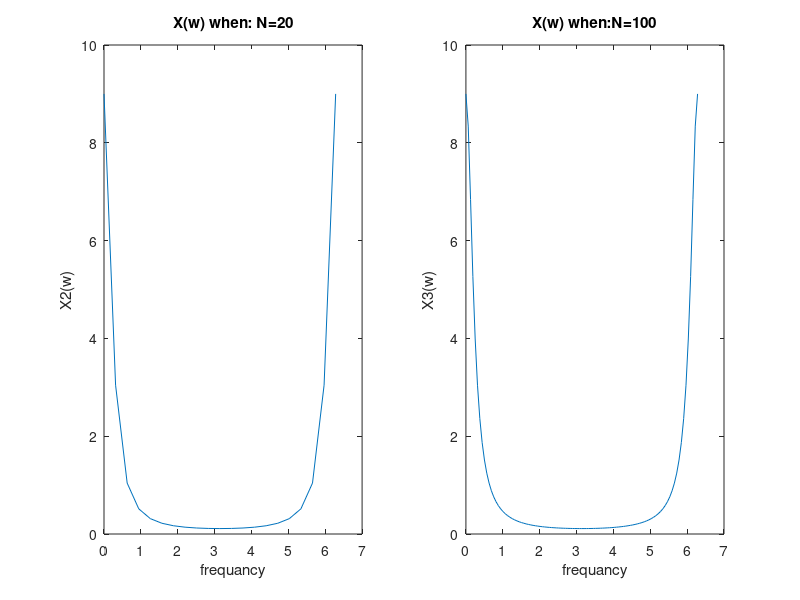
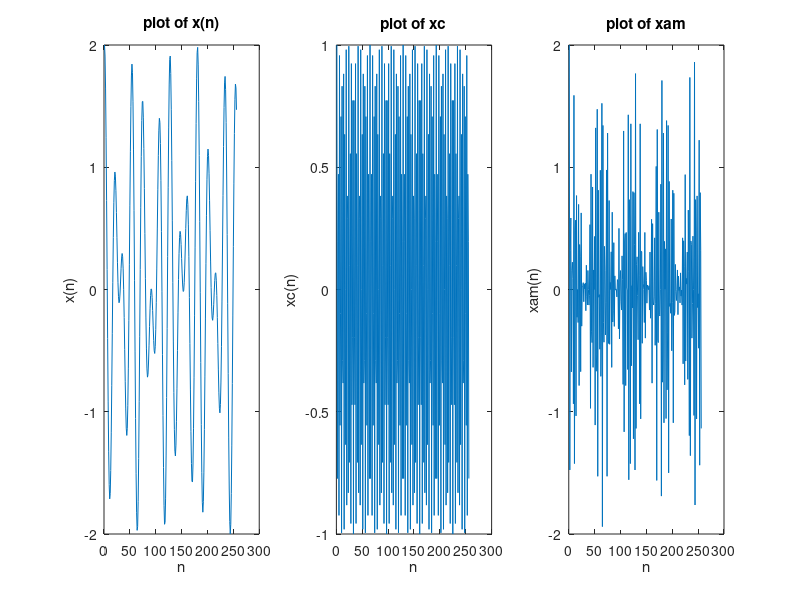
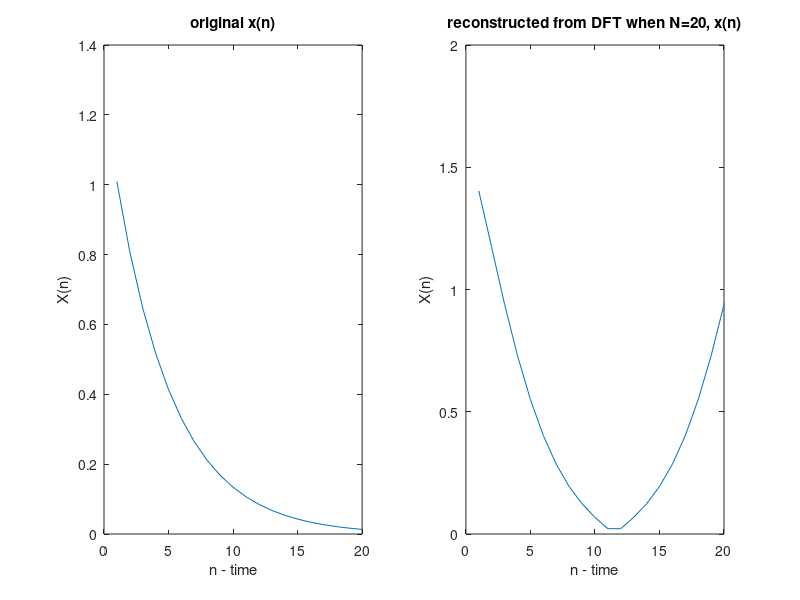
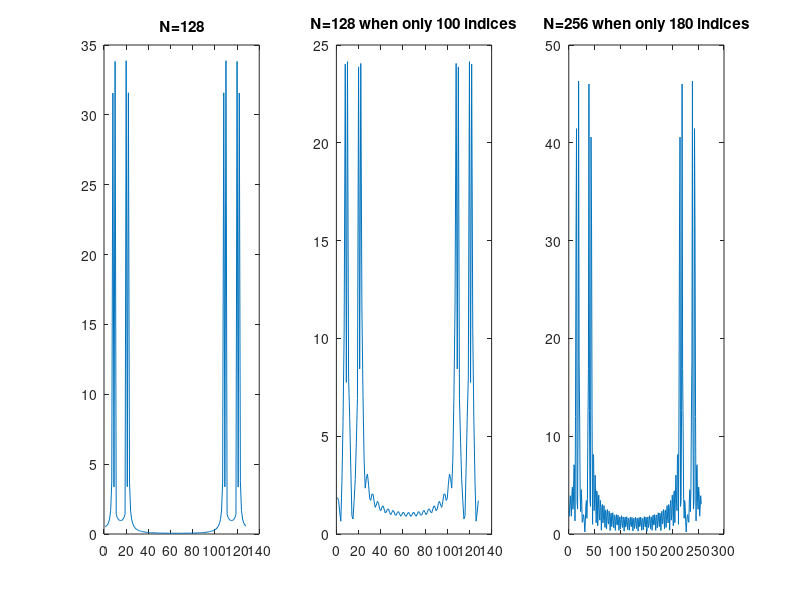

MATLAB code for these plots, in order: (Note: this script raises an error after producing the figures.)
%1.a
a=0.8;
w=0:0.01:2*pi;
X=(1-a^2)./(1-2*a.*cos(w)+a^2);
plot (w,X);
xlabel("w");
ylabel("X(w)");

%%
%1.b+c
N=20;
w=0:2*pi/N:2*pi;
X2=(1-a^2)./(1-2*a.*cos(w)+a^2);
subplot (1,2,1);
plot(w,X2);
xlabel('frequancy');
ylabel('X2(w)');
title("X(w) when: N=20");

subplot (1,2,2);
N=100;
w=0:2*pi/N:2*pi;
X3=(1-a^2)./(1-2*a.*cos(w)+a^2);
plot(w,X3);
xlabel('frequancy');
ylabel('X3(w)');
title("X(w) when:N=100");
%%
%1.e.
origin=abs(ifft(X));
n20=abs(ifft(X2));
figure(15);
subplot(1,2,1);
plot(origin);
title('original x(n)');
xlabel('n - time');
ylabel("X(n)");
xlim([0 20]);
subplot(1,2,2);
plot (n20);
xlim([0 20]);
title('reconstructed from DFT when N=20, x(n)');
xlabel('n - time');
ylabel("X(n)");
%%
%2.a
f1=1/18;
f2=5/128;
fc=50/128;
n=0:1:255;
xn=cos(2*pi*f1*n)+cos(2*pi*f2*n);
xc=cos(2*pi*fc*n);
xam=xn.*xc;
figure(2);
subplot (1,3,1);
plot(xn);
xlabel("n");
ylabel("x(n)");
title("plot of x(n)");
subplot (1,3,2);
plot(xc);
xlabel("n");
ylabel("xc(n)");
title("plot of xc");
subplot (1,3,3);
plot(xam);
xlabel("n");
ylabel("xam(n)");
title("plot of xam");
%%
%2.b+c+d
figure(21);
subplot(1,3,1);
Xam=fft(xam,128);
plot(fftshift(abs(Xam)));
title("N=128");
subplot(1,3,2);
n=0:1:99;
xn=cos(2*pi*f1*n)+cos(2*pi*f2*n);
xc=cos(2*pi*fc*n);
xam=xn.*xc;
Xam=fft(xam,128);
plot(fftshift(abs(Xam)));
title("N=128 when only 100 indices");
subplot(1,3,3);
n=0:1:179;
xn=cos(2*pi*f1*n)+cos(2*pi*f2*n);
xc=cos(2*pi*fc*n);
xam=xn.*xc;
Xam=fft(xam,256);
plot(fftshift(abs(Xam)));
title("N=256 when only 180 indices");
%%
%3
figure(3);
img=imread('peppers.png');
subplot (1,3,1);
converted_img=rgb2ycbcr(img);
imshow(img);
title("origin");
title("converted");
d_sam=imresize(converted_img,0.25,'bilinear');
mod_Y=imresize(d_sam(:,:,1),4,'bilinear');
mse = immse(mod_Y,converted_img(:,:,1));
mse; %report mse
mod_img=cat(3,imresize(d_sam(:,:,1),4,'bilinear'),converted_img(:,:,2),converted_img(:,:,3));
mod_rgb=ycbcr2rgb(mod_img);
subplot(1,3,2);
imshow(mod_rgb);
title('Luma resample');

mod_cb=imresize(d_sam(:,:,2),4,'bilinear');
mod_cr=imresize(d_sam(:,:,3),4,'bilinear');
mse_cb = immse(mod_cb,converted_img(:,:,2));
mse_cr= immse(mod_cr,converted_img(:,:,3));
mse_cb;mse_cr; %reporting!
mod_img=cat(3,converted_img(:,:,1),mod_cb,mod_cr);
mod_rgb=ycbcr2rgb(mod_img);
subplot(1,3,3);
imshow(mod_rgb);
title('Cb+Cr resample');

%3.c whene compressing, we should compress the Cb and Cr channels as they
%dont really effect the image. the Y chaneel downsampling effects the
%sharpness of the image and we rather keep it as it is.

%4.a - the larger the window is the more resolution we have in frequancy
%and the less we have in time and vice versa).
% and q is the distance between windows.

%%
%5.b
im=imread('in_the_tunnel.png');
im= rgb2gray(im2double(im));
[rows,cols] = size(im); 
im = normalise(im);                  
FFTlogIm = fft2(log(im+.01));
h = highboostfilter([rows cols], 0.2, 2,0.5);
FFTlogIm=reshape(FFTlogIm,[rows,cols]);
him = exp(real(ifft2(FFTlogIm.*h)));
